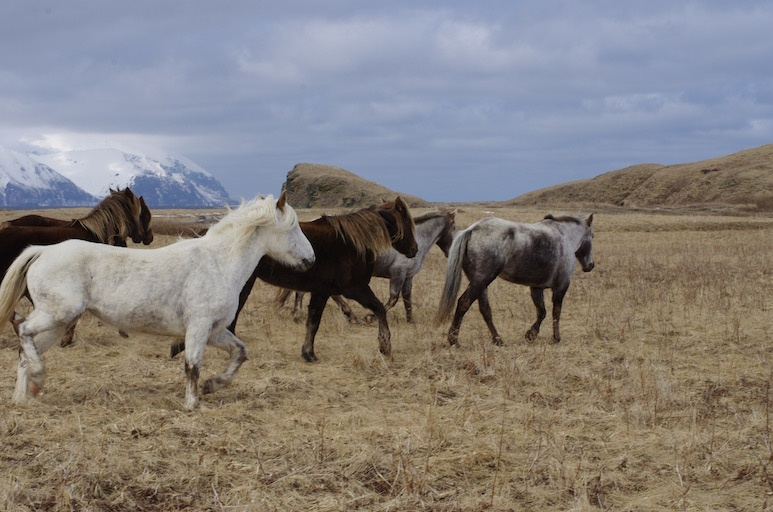
#> input picture 0301/EX1_file/horses_copy.jpg, 773 x 512 px, found by its file name
$ python sobel.py   (older library calls are emulated)
#> lines starting #> are read from the running program, lines starting #| are printed output that depends on the picture

import cv2
import numpy as np

def sobel_edge_detection(image_path):
    # Load the image in grayscale
    image = cv2.imread(image_path, 0)
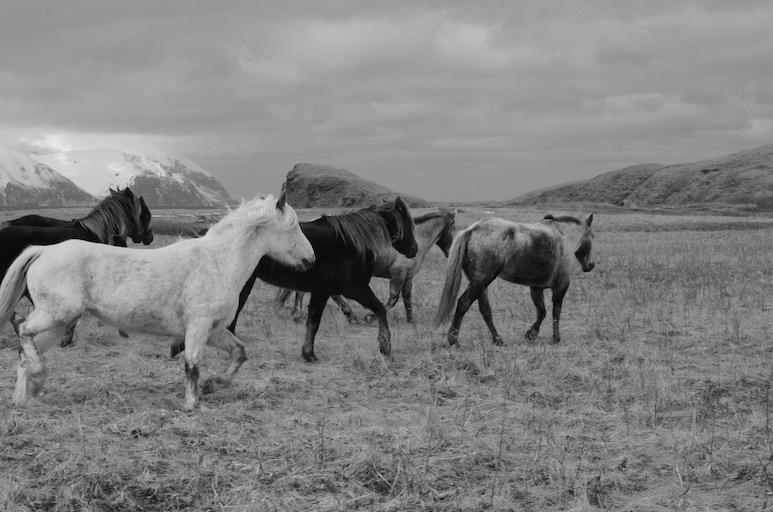
#> image: shape (512, 773); min 0, max 234, mean 129.4

    # Apply Gaussian Blur to smooth the image and reduce noise
    blurred_image = cv2.GaussianBlur(image, (5, 5), 0)

    # Apply Sobel edge detection in both horizontal and vertical directions
    sobelx = cv2.Sobel(blurred_image, cv2.CV_64F, 1, 0, ksize=3)  # x-direction
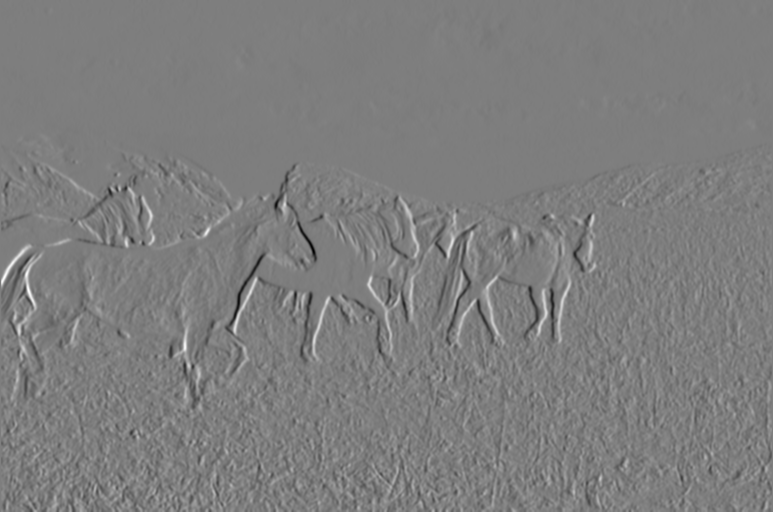
#> sobelx: shape (512, 773) float64; min -378, max 386, mean -0.1; drawn with min black and max white
    sobely = cv2.Sobel(blurred_image, cv2.CV_64F, 0, 1, ksize=3)  # y-direction
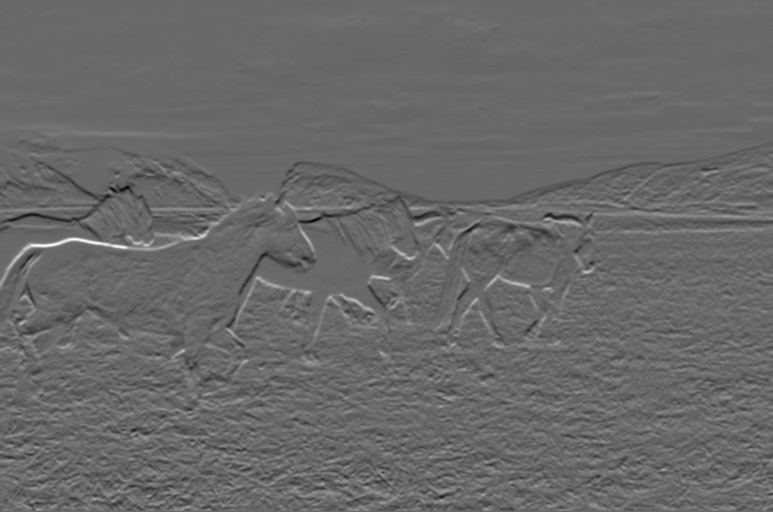
#> sobely: shape (512, 773) float64; min -329, max 467, mean -0.6; drawn with min black and max white

    # Calculate the magnitude of the gradients
    magnitude = np.sqrt(sobelx ** 2 + sobely ** 2)
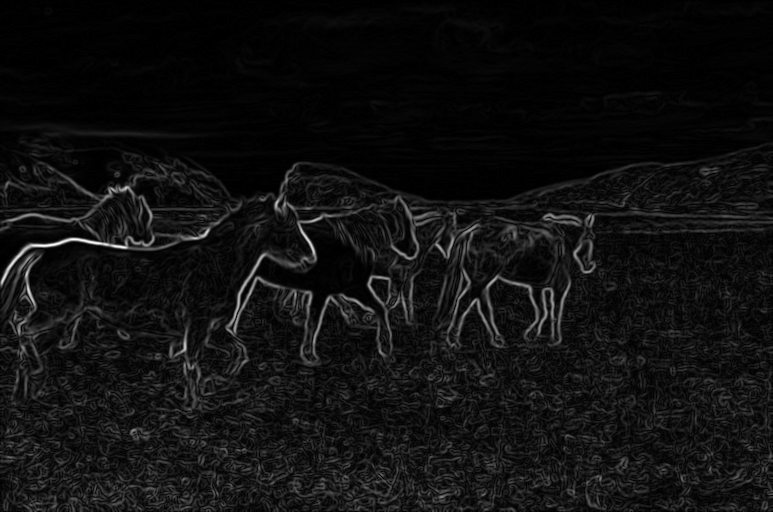
#> magnitude: shape (512, 773) float64; min 0, max 469.9, mean 31; drawn with min black and max white

    # Normalize the magnitude to range 0 to 255
    magnitude = np.uint8(255 * magnitude / np.max(magnitude))

    # Display the original and edge-detected images
    cv2.imshow('Original Image', image)
    cv2.imshow('Sobel Edge Detection', magnitude)

    cv2.waitKey(0)
    cv2.destroyAllWindows()

if __name__ == "__main__":
    image_path = "/Users/liushiwen/Desktop/大四下/機器學習系統/0301/EX1_file/horses_copy.jpg"  # Update this to your image path
    sobel_edge_detection(image_path)

$ run again, with 0301/EX1_file/dog.jpg copied over 0301/EX1_file/horses_copy.jpg
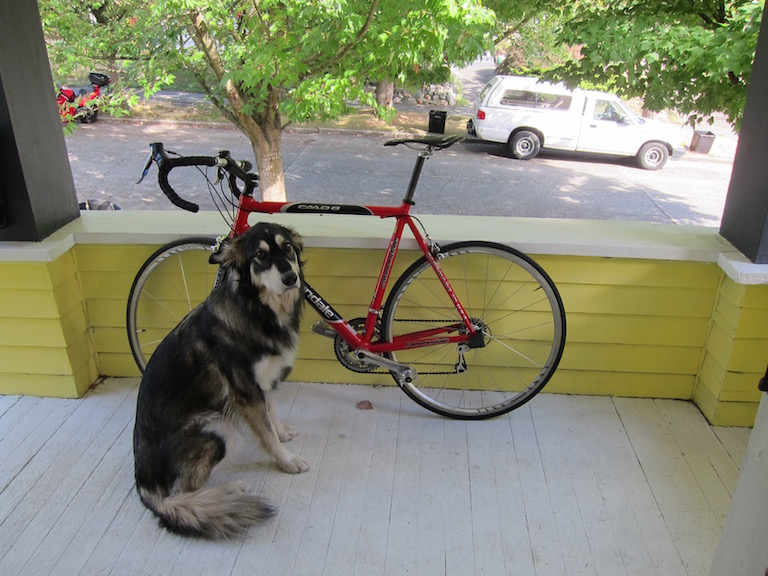
#> input picture 0301/EX1_file/dog.jpg, 768 x 576 px, found by its file name
#> in sobel_edge_detection, `sobely = cv2.Sobel(blurred_image, cv2.CV_64F, 0, 1, ksize=3)`:
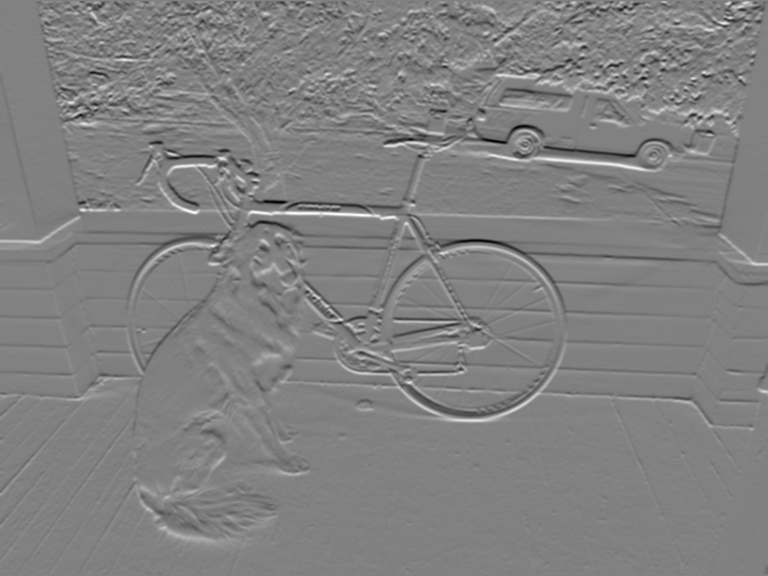
#> sobely: shape (576, 768) float64; min -442, max 431, mean 0.4; drawn with min black and max white
#> in sobel_edge_detection, `magnitude = np.sqrt(sobelx ** 2 + sobely ** 2)`:
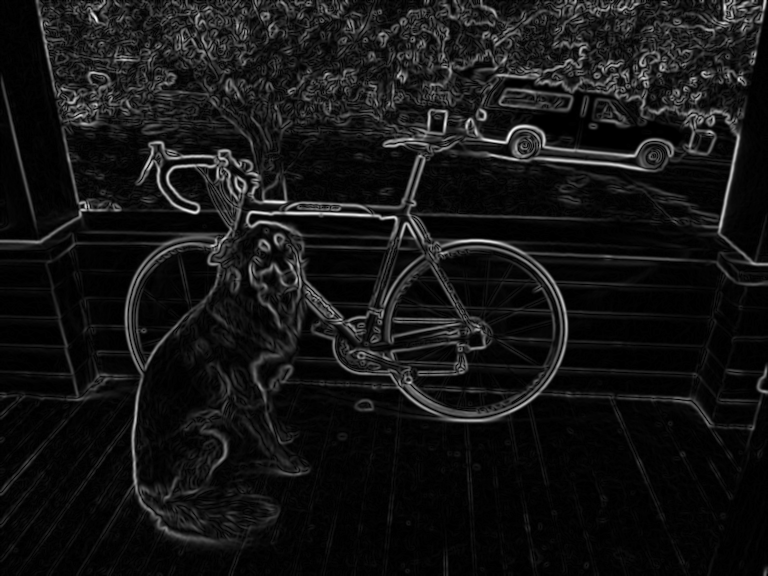
#> magnitude: shape (576, 768) float64; min 0, max 470.1, mean 38.6; drawn with min black and max white
